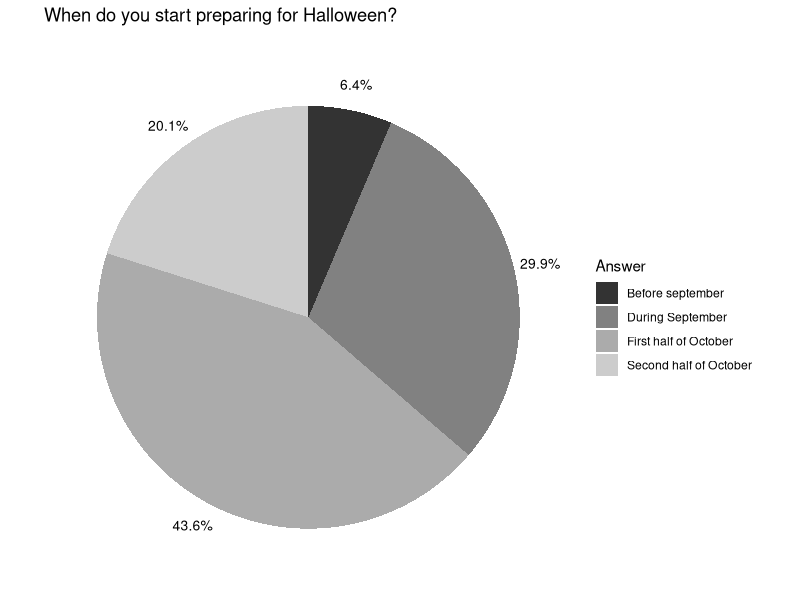
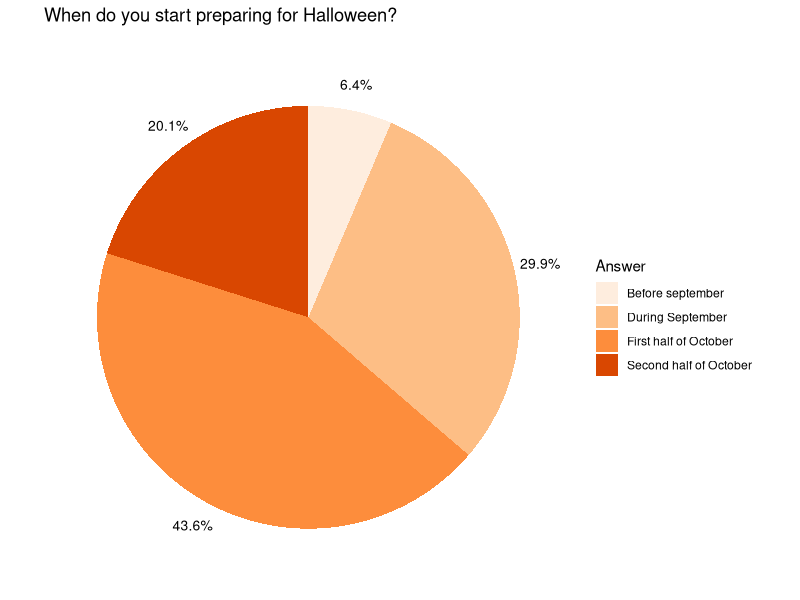

Generate these figures, in order, with R:
## ---- chunk 1
knitr::opts_chunk$set(echo = TRUE)
library(ggplot2)
library(reshape)
library(scales)
## ---- chunk 2
answers <- c("Second half of October", "First half of October", "During September", "Before september")
data <- data.frame(
  percentage <- c(0.201, 0.436, 0.299, 0.064),
  label <- factor(answers, levels = rev(answers))
)

piechart_theme <- theme_minimal() +
  theme(
    panel.border = element_blank(),
    panel.grid=element_blank(),
    axis.ticks = element_blank(),
    axis.title.x = element_blank(),
    axis.title.y = element_blank(),
    axis.text.x = element_text(color='black',size=10),
    axis.text.y = element_blank()
  )

plot <- ggplot(data, aes(x = "", y = percentage, fill = label)) +
  geom_bar(stat = "identity") +
  coord_polar(theta = "y", start = 0, direction = -1) +
  piechart_theme +
  scale_y_continuous(breaks = cumsum(data$percentage) - data$percentage / 2, labels = percent(data$percentage)) +
  labs(title="When do you start preparing for Halloween?\n") +
  guides(fill = guide_legend(title = "Answer"))
## ---- chunk 3
plot + scale_fill_grey()
## ---- chunk 4
plot + scale_fill_brewer(palette="Oranges")
